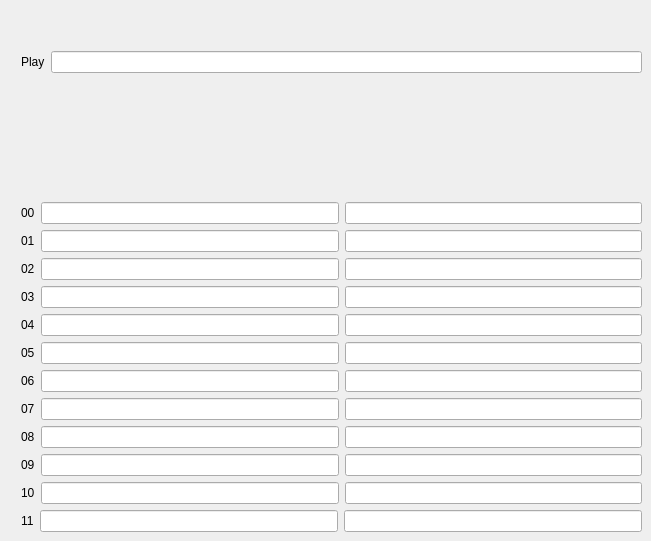
      <widget class="QWidget" name="tab">
       <attribute name="title">
        <string>AI</string>
       </attribute>
       <widget class="QWidget" name="layoutWidget">
        <property name="geometry">
         <rect>
          <x>21</x>
          <y>51</y>
          <width>621</width>
          <height>481</height>
         </rect>
        </property>
        <layout class="QVBoxLayout" name="verticalLayout_12">
         <item>
          <layout class="QHBoxLayout" name="horizontalLayout_28">
           <item>
            <widget class="QLabel" name="label_28">
             <property name="text">
              <string>Play</string>
             </property>
            </widget>
           </item>
           <item>
            <widget class="QLineEdit" name="txtPlay"/>
           </item>
          </layout>
         </item>
         <item>
          <spacer name="verticalSpacer_9">
           <property name="orientation">
            <enum>Qt::Vertical</enum>
           </property>
           <property name="sizeHint" stdset="0">
            <size>
             <width>20</width>
             <height>40</height>
            </size>
           </property>
          </spacer>
         </item>
         <item>
          <layout class="QHBoxLayout" name="horizontalLayout_16">
           <item>
            <widget class="QLabel" name="label_16">
             <property name="text">
              <string>00</string>
             </property>
            </widget>
           </item>
           <item>
            <widget class="QLineEdit" name="txtTactic_0"/>
           </item>
           <item>
            <widget class="QLineEdit" name="txtAgent_0"/>
           </item>
          </layout>
         </item>
         <item>
          <layout class="QHBoxLayout" name="horizontalLayout_17">
           <item>
            <widget class="QLabel" name="label_17">
             <property name="text">
              <string>01</string>
             </property>
            </widget>
           </item>
           <item>
            <widget class="QLineEdit" name="txtTactic_1"/>
           </item>
           <item>
            <widget class="QLineEdit" name="txtAgent_1"/>
           </item>
          </layout>
         </item>
         <item>
          <layout class="QHBoxLayout" name="horizontalLayout_18">
           <item>
            <widget class="QLabel" name="label_18">
             <property name="text">
              <string>02</string>
             </property>
            </widget>
           </item>
           <item>
            <widget class="QLineEdit" name="txtTactic_2"/>
           </item>
           <item>
            <widget class="QLineEdit" name="txtAgent_2"/>
           </item>
          </layout>
         </item>
         <item>
          <layout class="QHBoxLayout" name="horizontalLayout_19">
           <item>
            <widget class="QLabel" name="label_19">
             <property name="text">
              <string>03</string>
             </property>
            </widget>
           </item>
           <item>
            <widget class="QLineEdit" name="txtTactic_3"/>
           </item>
           <item>
            <widget class="QLineEdit" name="txtAgent_3"/>
           </item>
          </layout>
         </item>
         <item>
          <layout class="QHBoxLayout" name="horizontalLayout_20">
           <item>
            <widget class="QLabel" name="label_20">
             <property name="text">
              <string>04</string>
             </property>
            </widget>
           </item>
           <item>
            <widget class="QLineEdit" name="txtTactic_4"/>
           </item>
           <item>
            <widget class="QLineEdit" name="txtAgent_4"/>
           </item>
          </layout>
         </item>
         <item>
          <layout class="QHBoxLayout" name="horizontalLayout_21">
           <item>
            <widget class="QLabel" name="label_21">
             <property name="text">
              <string>05</string>
             </property>
            </widget>
           </item>
           <item>
            <widget class="QLineEdit" name="txtTactic_5"/>
           </item>
           <item>
            <widget class="QLineEdit" name="txtAgent_5"/>
           </item>
          </layout>
         </item>
         <item>
          <layout class="QHBoxLayout" name="horizontalLayout_22">
           <item>
            <widget class="QLabel" name="label_22">
             <property name="text">
              <string>06</string>
             </property>
            </widget>
           </item>
           <item>
            <widget class="QLineEdit" name="txtTactic_6"/>
           </item>
           <item>
            <widget class="QLineEdit" name="txtAgent_6"/>
           </item>
          </layout>
         </item>
         <item>
          <layout class="QHBoxLayout" name="horizontalLayout_23">
           <item>
            <widget class="QLabel" name="label_23">
             <property name="text">
              <string>07</string>
             </property>
            </widget>
           </item>
           <item>
            <widget class="QLineEdit" name="txtTactic_7"/>
           </item>
           <item>
            <widget class="QLineEdit" name="txtAgent_7"/>
           </item>
          </layout>
         </item>
         <item>
          <layout class="QHBoxLayout" name="horizontalLayout_24">
           <item>
            <widget class="QLabel" name="label_24">
             <property name="text">
              <string>08</string>
             </property>
            </widget>
           </item>
           <item>
            <widget class="QLineEdit" name="txtTactic_8"/>
           </item>
           <item>
            <widget class="QLineEdit" name="txtAgent_8"/>
           </item>
          </layout>
         </item>
         <item>
          <layout class="QHBoxLayout" name="horizontalLayout_25">
           <item>
            <widget class="QLabel" name="label_25">
             <property name="text">
              <string>09</string>
             </property>
            </widget>
           </item>
           <item>
            <widget class="QLineEdit" name="txtTactic_9"/>
           </item>
           <item>
            <widget class="QLineEdit" name="txtAgent_9"/>
           </item>
          </layout>
         </item>
         <item>
          <layout class="QHBoxLayout" name="horizontalLayout_26">
           <item>
            <widget class="QLabel" name="label_26">
             <property name="text">
              <string>10</string>
             </property>
            </widget>
           </item>
           <item>
            <widget class="QLineEdit" name="txtTactic_10"/>
           </item>
           <item>
            <widget class="QLineEdit" name="txtAgent_10"/>
           </item>
          </layout>
         </item>
         <item>
          <layout class="QHBoxLayout" name="horizontalLayout_27">
           <item>
            <widget class="QLabel" name="label_27">
             <property name="text">
              <string>11</string>
             </property>
            </widget>
           </item>
           <item>
            <widget class="QLineEdit" name="txtTactic_11"/>
           </item>
           <item>
            <widget class="QLineEdit" name="txtAgent_11"/>
           </item>
          </layout>
         </item>
        </layout>
       </widget>
      </widget>
